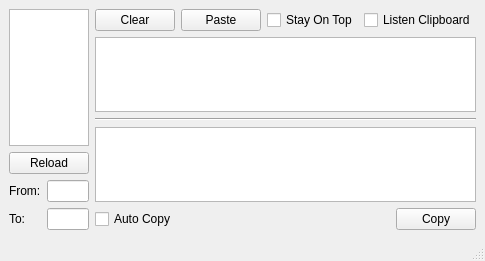
<?xml version="1.0" encoding="UTF-8"?>
<ui version="4.0">
 <class>MainWindow</class>
 <widget class="QMainWindow" name="MainWindow">
  <property name="geometry">
   <rect>
    <x>0</x>
    <y>0</y>
    <width>478</width>
    <height>261</height>
   </rect>
  </property>
  <property name="windowTitle">
   <string>ReQuick</string>
  </property>
  <property name="windowIcon">
   <iconset>
    <normaloff>res/po.ico</normaloff>res/po.ico</iconset>
  </property>
  <widget class="QWidget" name="centralwidget">
   <layout class="QVBoxLayout" name="verticalLayout_2">
    <item>
     <layout class="QHBoxLayout" name="horizontalLayout" stretch="1,3">
      <item>
       <layout class="QVBoxLayout" name="verticalLayout_4">
        <item>
         <widget class="QListWidget" name="listWidget_1"/>
        </item>
        <item>
         <widget class="QPushButton" name="pushButton_2">
          <property name="text">
           <string>Reload</string>
          </property>
         </widget>
        </item>
        <item>
         <layout class="QGridLayout" name="gridLayout_2">
          <item row="2" column="0">
           <widget class="QLabel" name="label_1">
            <property name="text">
             <string>To:</string>
            </property>
           </widget>
          </item>
          <item row="1" column="1">
           <widget class="QLineEdit" name="lineEdit_2">
            <property name="readOnly">
             <bool>false</bool>
            </property>
           </widget>
          </item>
          <item row="2" column="1">
           <widget class="QLineEdit" name="lineEdit_1">
            <property name="readOnly">
             <bool>false</bool>
            </property>
           </widget>
          </item>
          <item row="1" column="0">
           <widget class="QLabel" name="label_2">
            <property name="text">
             <string>From:</string>
            </property>
           </widget>
          </item>
         </layout>
        </item>
       </layout>
      </item>
      <item>
       <layout class="QVBoxLayout" name="verticalLayout_3">
        <item>
         <layout class="QHBoxLayout" name="horizontalLayout_3">
          <item>
           <widget class="QPushButton" name="pushButton_3">
            <property name="text">
             <string>Clear</string>
            </property>
           </widget>
          </item>
          <item>
           <widget class="QPushButton" name="pushButton_4">
            <property name="text">
             <string>Paste</string>
            </property>
           </widget>
          </item>
          <item>
           <spacer name="horizontalSpacer_2">
            <property name="orientation">
             <enum>Qt::Horizontal</enum>
            </property>
            <property name="sizeHint" stdset="0">
             <size>
              <width>40</width>
              <height>20</height>
             </size>
            </property>
           </spacer>
          </item>
          <item>
           <widget class="QCheckBox" name="checkBox_3">
            <property name="text">
             <string>Stay On Top</string>
            </property>
           </widget>
          </item>
          <item>
           <widget class="QCheckBox" name="checkBox_1">
            <property name="layoutDirection">
             <enum>Qt::LeftToRight</enum>
            </property>
            <property name="text">
             <string>Listen Clipboard</string>
            </property>
           </widget>
          </item>
         </layout>
        </item>
        <item>
         <widget class="QPlainTextEdit" name="plainTextEdit_1">
          <property name="font">
           <font>
            <family>Segoe UI</family>
            <pointsize>10</pointsize>
           </font>
          </property>
         </widget>
        </item>
        <item>
         <widget class="Line" name="line">
          <property name="orientation">
           <enum>Qt::Horizontal</enum>
          </property>
         </widget>
        </item>
        <item>
         <widget class="QPlainTextEdit" name="plainTextEdit_2">
          <property name="font">
           <font>
            <family>Segoe UI</family>
            <pointsize>10</pointsize>
           </font>
          </property>
         </widget>
        </item>
        <item>
         <layout class="QHBoxLayout" name="horizontalLayout_4">
          <item>
           <widget class="QCheckBox" name="checkBox_2">
            <property name="enabled">
             <bool>true</bool>
            </property>
            <property name="text">
             <string>Auto Copy</string>
            </property>
            <property name="checkable">
             <bool>true</bool>
            </property>
           </widget>
          </item>
          <item>
           <spacer name="horizontalSpacer">
            <property name="orientation">
             <enum>Qt::Horizontal</enum>
            </property>
            <property name="sizeHint" stdset="0">
             <size>
              <width>40</width>
              <height>20</height>
             </size>
            </property>
           </spacer>
          </item>
          <item>
           <widget class="QPushButton" name="pushButton_1">
            <property name="text">
             <string>Copy</string>
            </property>
           </widget>
          </item>
         </layout>
        </item>
       </layout>
      </item>
     </layout>
    </item>
   </layout>
  </widget>
  <widget class="QStatusBar" name="statusbar"/>
 </widget>
 <resources/>
 <connections/>
</ui>
